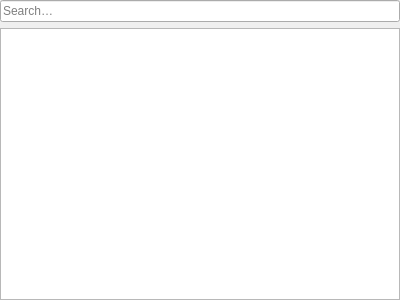
<?xml version="1.0" encoding="UTF-8"?>
<ui version="4.0">
 <class>Otter::ConfigurationContentsWidget</class>
 <widget class="QWidget" name="Otter::ConfigurationContentsWidget">
  <property name="geometry">
   <rect>
    <x>0</x>
    <y>0</y>
    <width>400</width>
    <height>300</height>
   </rect>
  </property>
  <layout class="QVBoxLayout" name="verticalLayout">
   <property name="leftMargin">
    <number>0</number>
   </property>
   <property name="topMargin">
    <number>0</number>
   </property>
   <property name="rightMargin">
    <number>0</number>
   </property>
   <property name="bottomMargin">
    <number>0</number>
   </property>
   <item>
    <widget class="QLineEdit" name="filterLineEdit">
     <property name="placeholderText">
      <string>Search…</string>
     </property>
     <property name="clearButtonEnabled">
      <bool>true</bool>
     </property>
    </widget>
   </item>
   <item>
    <widget class="QTreeView" name="configurationView">
     <property name="contextMenuPolicy">
      <enum>Qt::CustomContextMenu</enum>
     </property>
     <property name="editTriggers">
      <set>QAbstractItemView::NoEditTriggers</set>
     </property>
     <attribute name="headerDefaultSectionSize">
      <number>250</number>
     </attribute>
    </widget>
   </item>
  </layout>
 </widget>
 <resources/>
 <connections/>
</ui>
